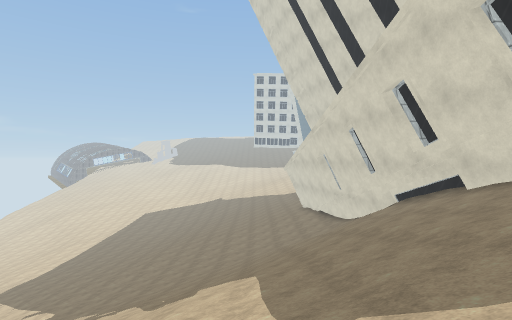
View 1 (above)

17 first-person views from a walk through a scene from a Unity 3-D project. The camera is 1.5 m above the floor, looks level and sees 80° across. The floor is counted in squares, 2 m on a side. Each view is taken from the middle of a square. On the plan, view 1 faces up. The plan holds only what a view shows up to about 10 squares ahead; the rest is blank. The place goes on beyond the plan. Surface patterns are stand-ins for the level's own textures.

View 2
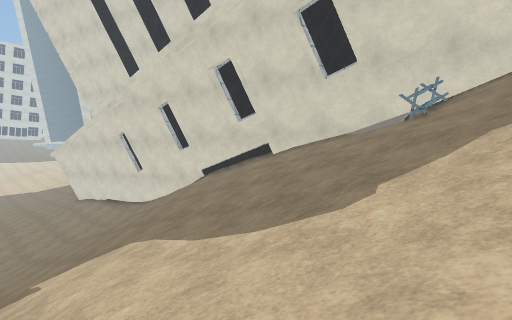

View 3
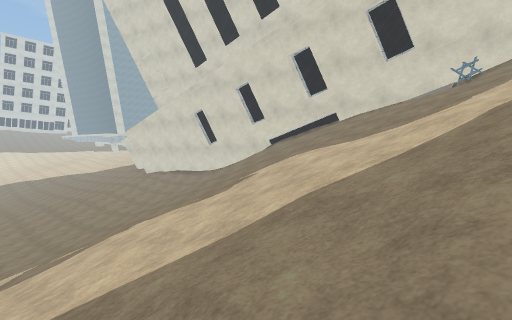

View 4
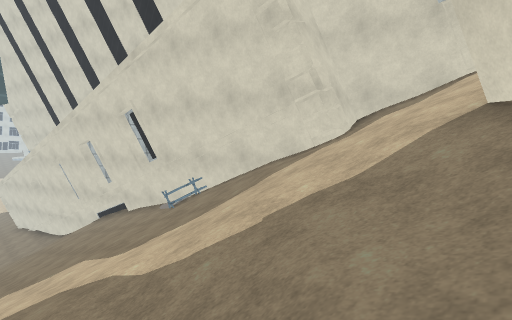

View 5
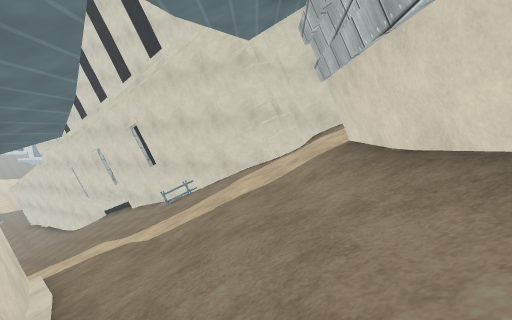

View 6
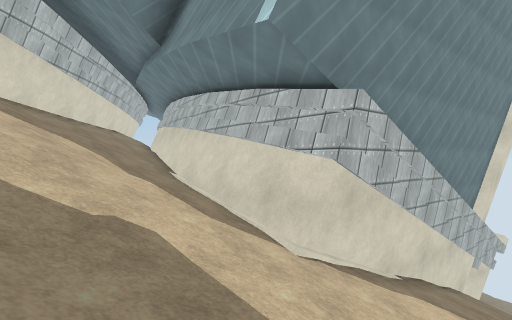

View 7
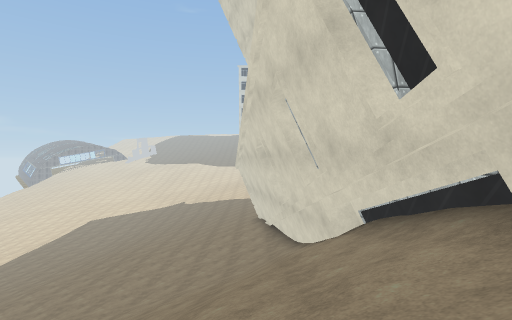

View 8
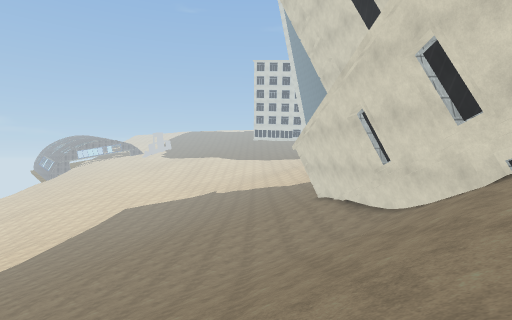

View 9
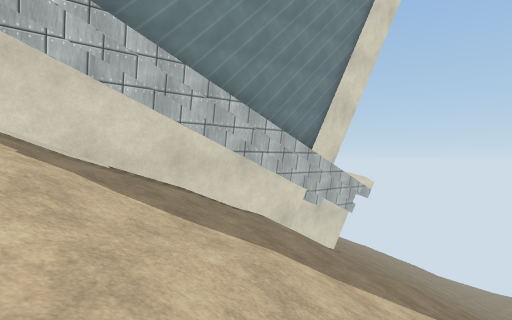

View 10
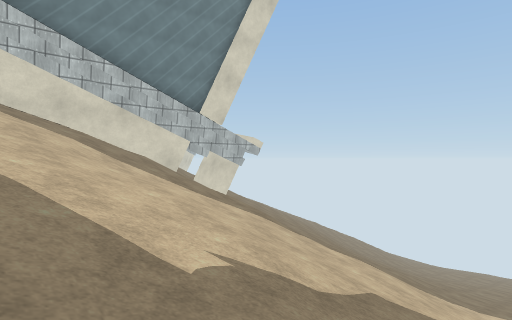

View 11
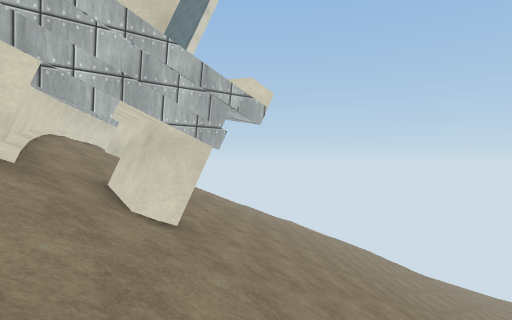

View 12
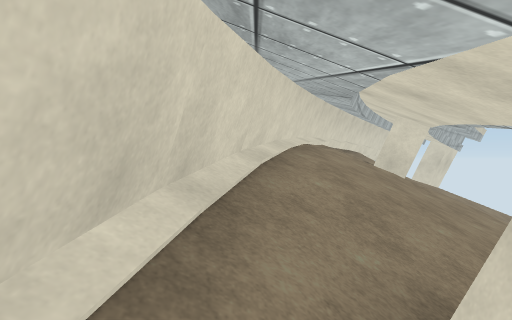

View 13
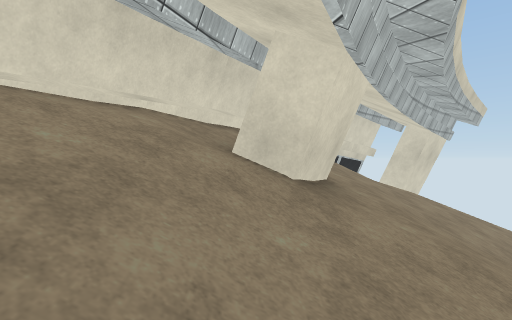

View 14
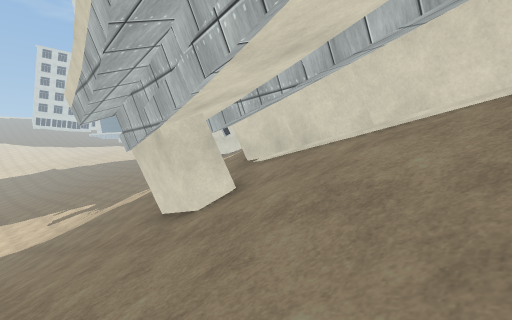

View 15
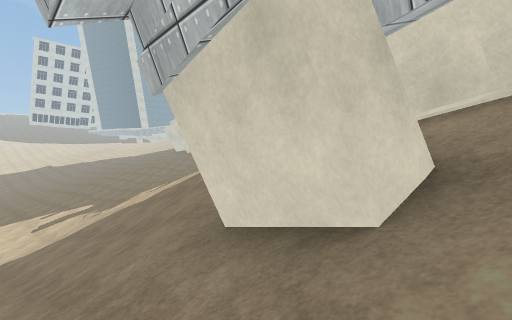

View 16
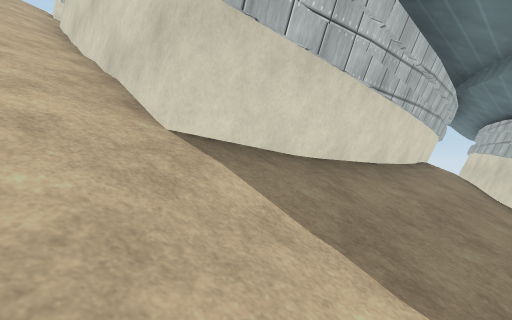

View 17
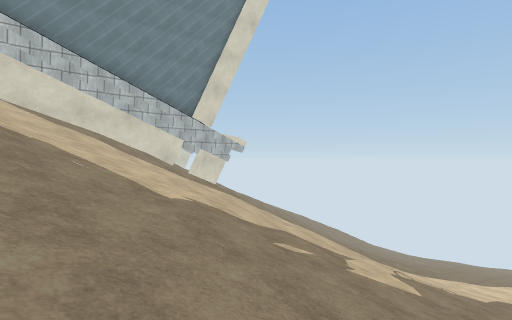

### Floor plan
Key: @ floor where view 1 was taken; # wall or solid block; . main floor; : floor 0.75 m higher than the main floor; - floor 0.75 m lower than the main floor; + floor 1.5 m higher than the main floor; _ floor 1.5 m lower than the main floor; * floor 2.5 m higher than the main floor; < floor 2.5 m lower than the main floor; % floor 3.25 m higher than the main floor; ( floor 3.25 m lower than the main floor; ! floor 4 m lower than the main floor; / step, stairs or slope; B barrier.
Columns run from 12 left of view 1 to 9 right of it. Each row starts with its distance up from view 1.
 15     <__-..::++*%#
 14     ___-...:++//##
 13      __-..:://///#
 12        -..///////#
 11        ./////////#
 10 !!(//////////////#
  9 !!(//////////////#
  8 !!///////////////#
  7 /////////////////#
  6 /////////////////#
  5 /////////////////#
  4  ////////////////##
  3 /////////////////BB
  2 //////////////////#
  1 //////////////////#
  0 ///#/#######@/////#
 -1 ///#/#     #//////##
 -2 ////##     #///////##
 -3 ////#      #////////#
 -4 ////#      #////////#
 -5 ////#     ##///##//
 -6 ///##     #///####//
 -7 ##/#      #//##  #//
 -8 #/##      #/##   ##//
 -9 //#      ####     ##//
-10 /##      ###       ##/

Positions as (right, up) in squares from view 1, and headings:
1: (0, 0), facing up
2: (-2, 1), facing up-right
3: (-6, 1), facing up-right
4: (0, -5), facing up-right
5: (-1, -7), facing up-right
6: (3, 2), facing down-left
7: (3, 5), facing up
8: (0, 5), facing up
9: (-1, 5), facing down-left
10: (-2, 9), facing down-left
11: (-7, 4), facing down-left
12: (-8, 0), facing down
13: (-11, -4), facing down
14: (-12, -5), facing up-right
15: (-11, -2), facing up-right
16: (3, -2), facing down
17: (-1, 11), facing down-left
